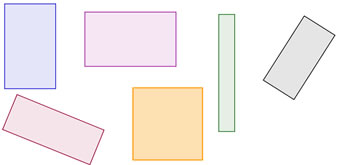
#> input picture Image_processing_py_codes/rect.jpeg, 338 x 165 px
$ python '9.contour_features(1).py'   (older library calls are emulated)
#> lines starting #> are read from the running program, lines starting #| are printed output that depends on the picture; after the words box and inside, x2 and y2 are one past the last pixel; in counts of white or black regions, pixels touching at a corner belong together; long printed decimals are rounded
import numpy as np
import cv2 as cv

img = cv.imread("rect.jpeg")
#> img is the input picture: shape (165, 338, 3); mean B, G, R 238.9, 240, 245.8
gray = cv.cvtColor(img,cv.COLOR_BGR2GRAY)
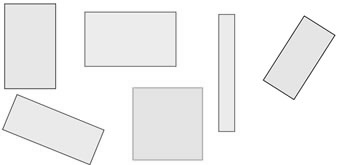
#> gray: shape (165, 338); min 37, max 255, mean 241.6
ret , threshold = cv.threshold(gray,197,255,cv.THRESH_BINARY_INV)
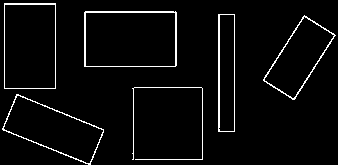
#> threshold: shape (165, 338); 3.9% white in thin lines or dots
k = np.ones((3,3),np.uint8)
threshold = cv.dilate(threshold,k ,iterations = 1)
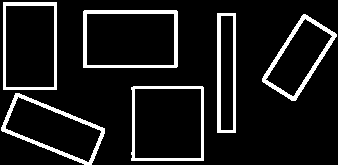
#> threshold: shape (165, 338); 10.2% white; 6 white regions, box (x1, y1, x2, y2) and area: (83, 10, 178, 68) 1070, (1, 93, 105, 165) 1037, (262, 14, 337, 101) 957, (217, 13, 236, 133) 912, (3, 2, 57, 90) 864, (131, 86, 204, 161) 853
threshold = cv.erode(threshold,k,iterations = 1)
#> threshold: shape (165, 338); 3.9% white in thin lines or dots
threshold =  cv.GaussianBlur(threshold,(3,3),0)
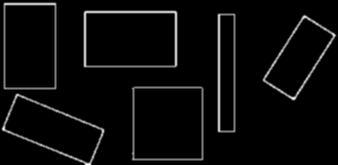
#> threshold: shape (165, 338); min 0, max 255, mean 10
cv.imwrite("threshold.jpg",threshold)
img2 , contours , hierarchy = cv.findContours(threshold,cv.RETR_TREE,cv.CHAIN_APPROX_SIMPLE)
#> contours = 12 contours; largest, box (x1, y1, x2, y2) and area: (83, 10, 178, 68) 5356, (131, 86, 204, 161) 5261, (134, 88, 202, 159) 4688, (3, 2, 57, 90) 4611, (86, 13, 175, 66) 4574
image = cv.drawContours(img,contours,0,(0,255,0),1)
cv.imshow("image",image)
if cv.waitKey(0) & 0xFF == ord('c'): cv.destroyAllWindows()

#----------1.Moments and centroid
#Image moments help you to calculate some features like center of mass of the object, area of the object etc
#The function cv.moments() gives a dictionary of all moment values calculated.
#The moments of a contour are defined in the same way but computed using the Green's formula (see http://en.wikipedia.org/wiki/Green_theorem). So, due to a limited raster resolution, the moments computed for a contour are slightly different from the moments computed for the same rasterized contour.
# retval = cv.moments( array[, binaryImage])
# array : Raster image (single-channel, 8-bit or floating-point 2D array) or an array ( 1×N or N×1 ) of 2D points (Point or Point2f ).
cnt = contours[0]
#> cnt = contour of 195 points, box (x1, y1, x2, y2) (1, 93, 105, 165), area 3925
M = cv.moments(cnt)
#> M = moments, m00 3925, centre m10/m00, m01/m00 = (52.71, 129.1)
print("M: ",M)
#> (printed output is left out)
#spatial moments: starting from m
#central moments: starting from mu
#central normalised moments: starting from nu
#From this moments, you can extract useful data like area, centroid etc. Centroid is given by the relations, Cx=M10/M00 and Cy=M01/M00

cx = int(M['m10']/M['m00'])
#> cx = 52
cy = int(M['m01']/M['m00'])
#> cy = 129
print("cx: ",cx,"cy: ",cy)
#| cx:  52 cy:  129

#-----------2.Contour Area
#Contour area is given by the function cv.contourArea() or from moments, M['m00']
#The function computes a contour area. Similarly to moments , the area is computed using the Green formula. Thus, the returned area and the number of non-zero pixels, if you draw the contour using drawContours or fillPoly , can be different. Also, the function will most certainly give a wrong results for contours with self-intersections.
#retval = cv.contourArea( contour[, oriented] )
#oriented: Oriented area flag. If it is true, the function returns a signed area value, depending on the contour orientation (clockwise or counter-clockwise). Using this feature you can determine orientation of a contour by taking the sign of an area. By default, the parameter is false, which means that the absolute value is returned.
area = cv.contourArea(cnt)
#> area = 3925
print("Area of Contour: ",area)
#| Area of Contour:  3925.0

#----------3.Contour Perimeter
#It is also called arc length. It can be found out using cv.arcLength() function. Second argument specify whether shape is a closed contour (if passed True), or just a curve.
# retval = cv.arcLength(curve, closed)
#curve:	Input vector of 2D points, stored in std::vector or Mat.
#closed: Flag indicating whether the curve is closed or not.
perimeter = cv.arcLength(cnt,True)
#> perimeter = 291.8
print("Perimeter: ",perimeter)
#| Perimeter:  291.764
